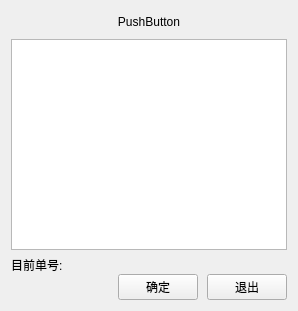
<?xml version="1.0" encoding="UTF-8"?>
<ui version="4.0">
 <class>w_scr_dish_restaurant_div_pop</class>
 <widget class="QDialog" name="w_scr_dish_restaurant_div_pop">
  <property name="geometry">
   <rect>
    <x>0</x>
    <y>0</y>
    <width>298</width>
    <height>311</height>
   </rect>
  </property>
  <property name="windowTitle">
   <string>Dialog</string>
  </property>
  <layout class="QVBoxLayout" name="verticalLayout">
   <item>
    <widget class="QPushButton" name="pushButton_ch_tableno">
     <property name="text">
      <string>PushButton</string>
     </property>
     <property name="flat">
      <bool>true</bool>
     </property>
    </widget>
   </item>
   <item>
    <widget class="ftableview" name="tableView"/>
   </item>
   <item>
    <widget class="QFrame" name="frame">
     <layout class="QVBoxLayout" name="verticalLayout_2">
      <property name="spacing">
       <number>0</number>
      </property>
      <property name="leftMargin">
       <number>0</number>
      </property>
      <property name="topMargin">
       <number>0</number>
      </property>
      <property name="rightMargin">
       <number>0</number>
      </property>
      <property name="bottomMargin">
       <number>0</number>
      </property>
      <item>
       <layout class="QHBoxLayout" name="horizontalLayout_2" stretch="0,1">
        <item>
         <widget class="QLabel" name="label">
          <property name="text">
           <string>目前单号:</string>
          </property>
         </widget>
        </item>
        <item>
         <widget class="QLabel" name="label_desc">
          <property name="text">
           <string/>
          </property>
         </widget>
        </item>
       </layout>
      </item>
      <item>
       <layout class="QHBoxLayout" name="horizontalLayout">
        <property name="spacing">
         <number>9</number>
        </property>
        <item>
         <spacer name="horizontalSpacer">
          <property name="orientation">
           <enum>Qt::Horizontal</enum>
          </property>
          <property name="sizeHint" stdset="0">
           <size>
            <width>40</width>
            <height>20</height>
           </size>
          </property>
         </spacer>
        </item>
        <item>
         <widget class="lds_toolbar_button" name="pushButton_ok">
          <property name="text">
           <string>确定</string>
          </property>
          <property name="outer_stylesheet" stdset="0">
           <string>pushbutton</string>
          </property>
         </widget>
        </item>
        <item>
         <widget class="lds_toolbar_button" name="pushButton_cancel">
          <property name="text">
           <string>退出</string>
          </property>
          <property name="outer_stylesheet" stdset="0">
           <string>pushbutton</string>
          </property>
         </widget>
        </item>
       </layout>
      </item>
     </layout>
    </widget>
   </item>
  </layout>
 </widget>
 <customwidgets>
  <customwidget>
   <class>ftableview</class>
   <extends>QTableView</extends>
   <header>ftableview.h</header>
  </customwidget>
  <customwidget>
   <class>lds_toolbar_button</class>
   <extends>QPushButton</extends>
   <header>lds_toolbar_button.h</header>
  </customwidget>
 </customwidgets>
 <resources/>
 <connections/>
</ui>
